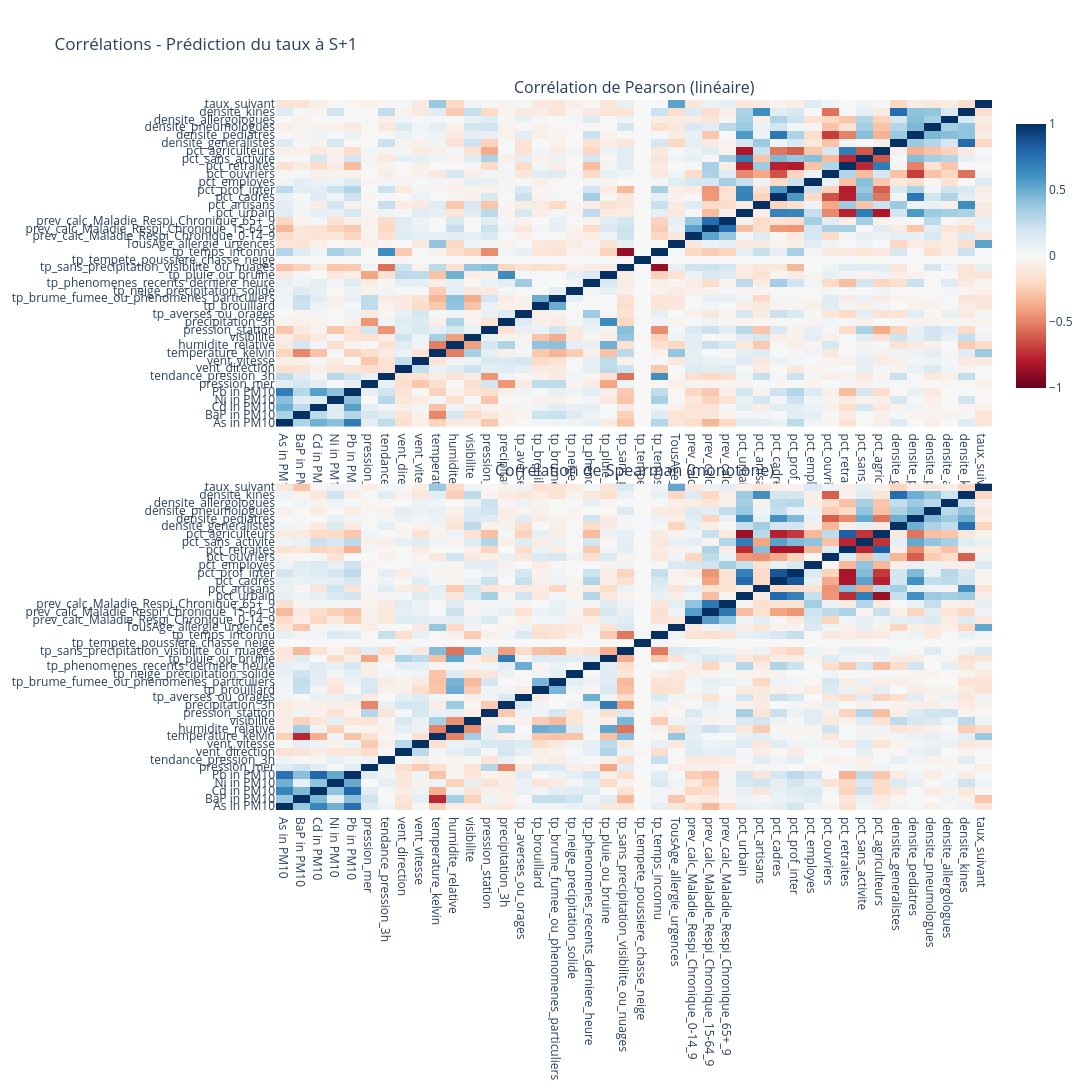

Here is the notebook cell this chart was saved with:
### Code cell
import plotly.graph_objects as go
from plotly.subplots import make_subplots

# Hauteur adaptée au nombre de variables
hauteur = max(900, len(corr_pearson.index) * 35 * 2)

fig = make_subplots(
    rows=2, cols=1,
    subplot_titles=(
        "Corrélation de Pearson (linéaire)",
        "Corrélation de Spearman (monotone)"
    ),
    vertical_spacing=0.08
)

# Heatmap Pearson
fig.add_trace(
    go.Heatmap(
        z=corr_pearson.values,
        x=corr_pearson.columns,
        y=corr_pearson.index,
        colorscale="RdBu",
        zmin=-1, zmax=1,
        colorbar=dict(len=0.4, y=0.78)
    ),
    row=1, col=1
)

# Heatmap Spearman
fig.add_trace(
    go.Heatmap(
        z=corr_spearman.values,
        x=corr_spearman.columns,
        y=corr_spearman.index,
        colorscale="RdBu",
        zmin=-1, zmax=1,
        showscale=False
    ),
    row=2, col=1
)

fig.update_layout(
    title="Corrélations - Prédiction du taux à S+1",
    height=hauteur,
    width=1500,
    template="plotly_white",
    margin=dict(l=250, b=100)
)

# Afficher toutes les étiquettes
fig.update_yaxes(
    tickmode="linear",
    dtick=1,
    automargin=True
)

fig.show()

### Figure 1 — Plotly figure (JSON) as saved in the notebook; plotly's stock layout.template omitted (floating-point values rounded to 4 significant figures; data arrays with more than 128 entries replaced by an {"elided": "..."} marker saying what was removed)
{"data": [{"colorbar": {"len": 0.4, "y": 0.78}, "colorscale": [[0, "rgb(103,0,31)"], [0.1, "rgb(178,24,43)"], [0.2, "rgb(214,96,77)"], [0.3, "rgb(244,165,130)"], [0.4, "rgb(253,219,199)"], [0.5, "rgb(247,247,247)"], [0.6, "rgb(209,229,240)"], [0.7, "rgb(146,197,222)"], [0.8, "rgb(67,147,195)"], [0.9, "rgb(33,102,172)"], [1, "rgb(5,48,97)"]], "type": "heatmap", "x": ["As in PM10", "BaP in PM10", "Cd in PM10", "Ni in PM10", "Pb in PM10", "pression_mer", "tendance_pression_3h", "vent_direction", "vent_vitesse", "temperature_kelvin", "humidite_relative", "visibilite", "pression_station", "precipitation_3h", "tp_averses_ou_orages", "tp_brouillard", "tp_brume_fumee_ou_phenomenes_particuliers", "tp_neige_precipitation_solide", "tp_phenomenes_recents_derniere_heure", "tp_pluie_ou_bruine", "tp_sans_precipitation_visibilite_ou_nuages", "tp_tempete_poussiere_chasse_neige", "tp_temps_inconnu", "TousAge_allergie_urgences", "prev_calc_Maladie_Respi_Chronique_0-14_9", "prev_calc_Maladie_Respi_Chronique_15-64_9", "prev_calc_Maladie_Respi_Chronique_65+_9", "pct_urbain", "pct_artisans", "pct_cadres", "pct_prof_inter", "pct_employes", "pct_ouvriers", "pct_retraites", "pct_sans_activite", "pct_agriculteurs", "densite_generalistes", "densite_pediatres", "densite_pneumologues", "densite_allergologues", "densite_kines", "taux_suivant"], "xaxis": "x", "y": ["As in PM10", "BaP in PM10", "Cd in PM10", "Ni in PM10", "Pb in PM10", "pression_mer", "tendance_pression_3h", "vent_direction", "vent_vitesse", "temperature_kelvin", "humidite_relative", "visibilite", "pression_station", "precipitation_3h", "tp_averses_ou_orages", "tp_brouillard", "tp_brume_fumee_ou_phenomenes_particuliers", "tp_neige_precipitation_solide", "tp_phenomenes_recents_derniere_heure", "tp_pluie_ou_bruine", "tp_sans_precipitation_visibilite_ou_nuages", "tp_tempete_poussiere_chasse_neige", "tp_temps_inconnu", "TousAge_allergie_urgences", "prev_calc_Maladie_Respi_Chronique_0-14_9", "prev_calc_Maladie_Respi_Chronique_15-64_9", "prev_calc_Maladie_Respi_Chronique_65+_9", "pct_urbain", "pct_artisans", "pct_cadres", "pct_prof_inter", "pct_employes", "pct_ouvriers", "pct_retraites", "pct_sans_activite", "pct_agriculteurs", "densite_generalistes", "densite_pediatres", "densite_pneumologues", "densite_allergologues", "densite_kines", "taux_suivant"], "yaxis": "y", "z": {"elided": "42x42 float values"}, "zmax": 1, "zmin": -1}, {"colorscale": [[0, "rgb(103,0,31)"], [0.1, "rgb(178,24,43)"], [0.2, "rgb(214,96,77)"], [0.3, "rgb(244,165,130)"], [0.4, "rgb(253,219,199)"], [0.5, "rgb(247,247,247)"], [0.6, "rgb(209,229,240)"], [0.7, "rgb(146,197,222)"], [0.8, "rgb(67,147,195)"], [0.9, "rgb(33,102,172)"], [1, "rgb(5,48,97)"]], "showscale": false, "type": "heatmap", "x": ["As in PM10", "BaP in PM10", "Cd in PM10", "Ni in PM10", "Pb in PM10", "pression_mer", "tendance_pression_3h", "vent_direction", "vent_vitesse", "temperature_kelvin", "humidite_relative", "visibilite", "pression_station", "precipitation_3h", "tp_averses_ou_orages", "tp_brouillard", "tp_brume_fumee_ou_phenomenes_particuliers", "tp_neige_precipitation_solide", "tp_phenomenes_recents_derniere_heure", "tp_pluie_ou_bruine", "tp_sans_precipitation_visibilite_ou_nuages", "tp_tempete_poussiere_chasse_neige", "tp_temps_inconnu", "TousAge_allergie_urgences", "prev_calc_Maladie_Respi_Chronique_0-14_9", "prev_calc_Maladie_Respi_Chronique_15-64_9", "prev_calc_Maladie_Respi_Chronique_65+_9", "pct_urbain", "pct_artisans", "pct_cadres", "pct_prof_inter", "pct_employes", "pct_ouvriers", "pct_retraites", "pct_sans_activite", "pct_agriculteurs", "densite_generalistes", "densite_pediatres", "densite_pneumologues", "densite_allergologues", "densite_kines", "taux_suivant"], "xaxis": "x2", "y": ["As in PM10", "BaP in PM10", "Cd in PM10", "Ni in PM10", "Pb in PM10", "pression_mer", "tendance_pression_3h", "vent_direction", "vent_vitesse", "temperature_kelvin", "humidite_relative", "visibilite", "pression_station", "precipitation_3h", "tp_averses_ou_orages", "tp_brouillard", "tp_brume_fumee_ou_phenomenes_particuliers", "tp_neige_precipitation_solide", "tp_phenomenes_recents_derniere_heure", "tp_pluie_ou_bruine", "tp_sans_precipitation_visibilite_ou_nuages", "tp_tempete_poussiere_chasse_neige", "tp_temps_inconnu", "TousAge_allergie_urgences", "prev_calc_Maladie_Respi_Chronique_0-14_9", "prev_calc_Maladie_Respi_Chronique_15-64_9", "prev_calc_Maladie_Respi_Chronique_65+_9", "pct_urbain", "pct_artisans", "pct_cadres", "pct_prof_inter", "pct_employes", "pct_ouvriers", "pct_retraites", "pct_sans_activite", "pct_agriculteurs", "densite_generalistes", "densite_pediatres", "densite_pneumologues", "densite_allergologues", "densite_kines", "taux_suivant"], "yaxis": "y2", "z": {"elided": "42x42 float values"}, "zmax": 1, "zmin": -1}], "layout": {"annotations": [{"font": {"size": 16}, "showarrow": false, "text": "Corrélation de Pearson (linéaire)", "x": 0.5, "xanchor": "center", "xref": "paper", "y": 1, "yanchor": "bottom", "yref": "paper"}, {"font": {"size": 16}, "showarrow": false, "text": "Corrélation de Spearman (monotone)", "x": 0.5, "xanchor": "center", "xref": "paper", "y": 0.46, "yanchor": "bottom", "yref": "paper"}], "height": 2940, "margin": {"b": 100, "l": 250}, "title": {"text": "Corrélations - Prédiction du taux à S+1"}, "width": 1500, "xaxis": {"anchor": "y", "domain": [0, 1]}, "xaxis2": {"anchor": "y2", "domain": [0, 1]}, "yaxis": {"anchor": "x", "automargin": true, "domain": [0.54, 1], "dtick": 1, "tickmode": "linear"}, "yaxis2": {"anchor": "x2", "automargin": true, "domain": [0, 0.46], "dtick": 1, "tickmode": "linear"}}}
